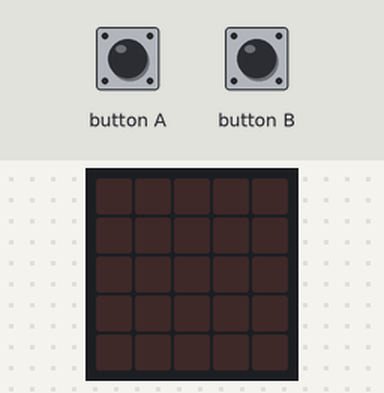
Recording of a program running on a simulated BBC micro:bit (MakeCode). On the bench: the board's 5×5 LED display. The test bench sets the inputs (shaded band).

Above: at 1.2 s.
1.3 s: button A pressed for 0.15 s
At 1.9 s:
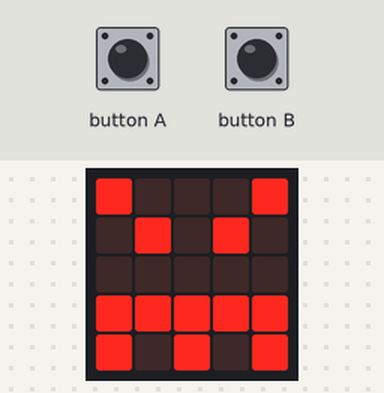
At 2.9 s:
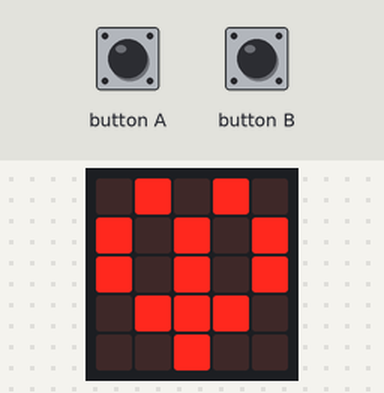
3.5 s: button B pressed for 0.15 s
At 4.6 s:
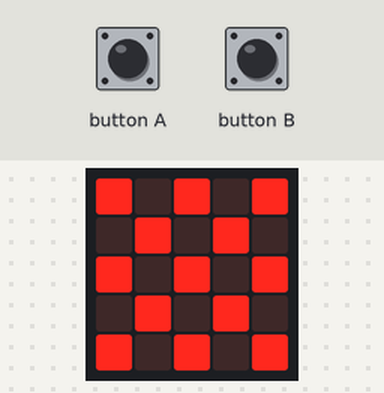
Timing chart, 0 to 6.5 s (numbered marks = the images above; inputs shaded):
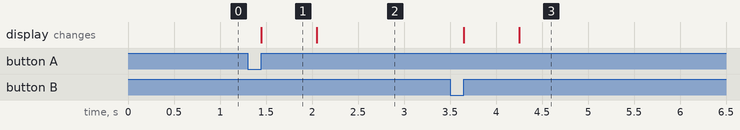

The program:

main.ts
```typescript
input.onButtonPressed(Button.A, function () {
    basic.showIcon(IconNames.Angry)
    basic.showLeds(`
        . # . # .
        # . # . #
        # . # . #
        . # # # .
        . . # . .
        `)
})
input.onButtonPressed(Button.B, function () {
    basic.showIcon(IconNames.SmallHeart)
    basic.showLeds(`
        # . # . #
        . # . # .
        # . # . #
        . # . # .
        # . # . #
        `)
})
basic.forever(function () {

})
```

test.ts
```typescript
// aquí va el archivo "tests"; esto no se compilará cuando este paquete se utilice como una extensión.
```

Measured:
- after the input at 1.3 s, the display: changes after 0.15 s (image 1)
- after the input at 3.5 s, the display: first changes after 0.15 s (image 3 shows a later state)
- what the display in image 1 shows lasts 0.6 s, from 1.5 s to 2.1 s
